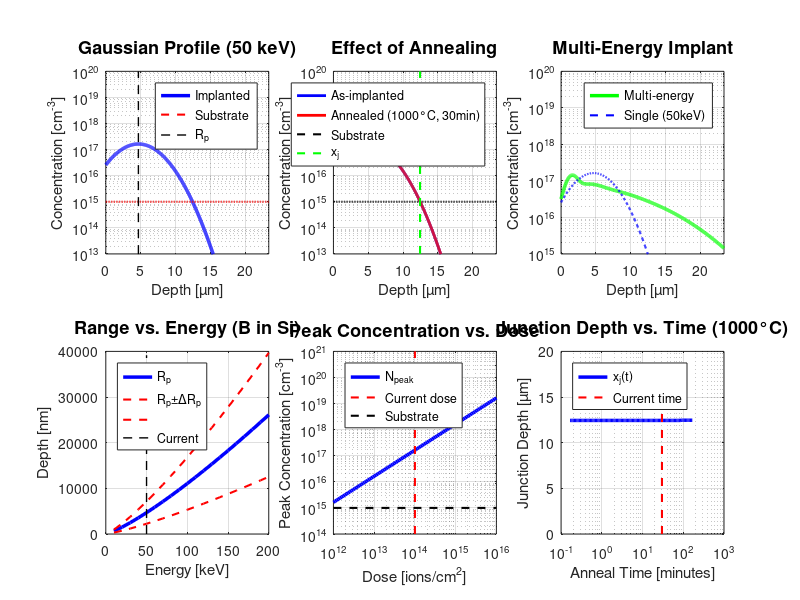

Source code (MATLAB): (Note: this script raises an error after producing the figure.)
%% Ion Implantation Profile Analysis
% ====================================
%
% Simulates dopant concentration profiles from ion implantation
% using Gaussian and Pearson-IV distributions. Includes:
% - Range and straggle calculations
% - Gaussian and dual-Pearson profiles
% - Multi-energy implants
% - Annealing effects (diffusion)
% - Junction depth calculation
%
% Author: Silicon Fabrication Handbook
% License: MIT
% Date: January 2026

clear; close all; clc;

fprintf('==============================================================\n');
fprintf('Ion Implantation Profile Analysis\n');
fprintf('==============================================================\n\n');

%% Physical Constants
q = 1.602e-19;          % Elementary charge [C]
k_B = 1.381e-23;        % Boltzmann constant [J/K]

%% Implantation Parameters

% Dopant species (Boron for p-type)
dopant = 'Boron';
M_dopant = 11;          % Atomic mass [amu]
Z_dopant = 5;           % Atomic number

% Target (Silicon)
M_target = 28;          % Si atomic mass [amu]

% Implant conditions
E_implant = 50;         % Implant energy [keV]
dose = 1e14;            % Dose [ions/cm²]
tilt_angle = 7;         % Wafer tilt [degrees] (prevents channeling)

% Substrate
N_substrate = 1e15;     % Background doping [cm⁻³]

fprintf('Implantation Parameters:\n');
fprintf('  Dopant: %s (M=%d amu, Z=%d)\n', dopant, M_dopant, Z_dopant);
fprintf('  Energy: %d keV\n', E_implant);
fprintf('  Dose: %.1e ions/cm²\n', dose);
fprintf('  Tilt angle: %d°\n', tilt_angle);
fprintf('  Substrate doping: %.1e cm⁻³\n\n', N_substrate);

%% Range and Straggle Calculation (LSS Theory)

% Projected range R_p and straggle ΔR_p (empirical for B in Si)
% Based on SRIM/TRIM data

if strcmp(dopant, 'Boron')
    % Empirical fit for Boron in Silicon
    R_p = 3.66e-6 * E_implant^1.24;      % [cm]
    Delta_Rp = 0.52 * R_p;               % [cm]
elseif strcmp(dopant, 'Phosphorus')
    R_p = 2.5e-6 * E_implant^1.2;
    Delta_Rp = 0.45 * R_p;
elseif strcmp(dopant, 'Arsenic')
    R_p = 1.8e-6 * E_implant^1.1;
    Delta_Rp = 0.35 * R_p;
else
    % Generic formula
    R_p = 3e-6 * E_implant^1.2;
    Delta_Rp = 0.5 * R_p;
end

fprintf('LSS Theory Results:\n');
fprintf('  Projected range R_p: %.2f nm\n', R_p*1e7);
fprintf('  Straggle ΔR_p: %.2f nm\n', Delta_Rp*1e7);
fprintf('  Peak concentration: %.2e cm⁻³\n\n', dose/(sqrt(2*pi)*Delta_Rp));

%% Depth Profile (Gaussian Distribution)

% Depth array
x = linspace(0, 5*R_p, 1000);  % Depth [cm]

% Gaussian profile
N_gaussian = (dose / (sqrt(2*pi) * Delta_Rp)) * ...
             exp(-0.5 * ((x - R_p) / Delta_Rp).^2);

% Peak concentration
N_peak = dose / (sqrt(2*pi) * Delta_Rp);

%% Multi-Energy Implant (for uniform profiles)

% Multiple energies to create box-like profile
energies = [20, 40, 60, 80, 100];  % [keV]
doses_multi = [2e13, 2e13, 2e13, 2e13, 2e13];  % [ions/cm²]

N_multi = zeros(size(x));

for i = 1:length(energies)
    E_i = energies(i);
    dose_i = doses_multi(i);
    
    % Calculate range and straggle for each energy
    R_p_i = 3.66e-6 * E_i^1.24;
    Delta_Rp_i = 0.52 * R_p_i;
    
    % Add Gaussian profile
    N_multi = N_multi + (dose_i / (sqrt(2*pi) * Delta_Rp_i)) * ...
              exp(-0.5 * ((x - R_p_i) / Delta_Rp_i).^2);
end

%% Annealing and Diffusion

% Annealing conditions
T_anneal = 1000 + 273;  % Temperature [K] (1000°C)
t_anneal = 30 * 60;     % Time [s] (30 minutes)

% Diffusion coefficient (Arrhenius)
D_0 = 0.76;             % Pre-exponential factor [cm²/s] for B in Si
E_a = 3.46;             % Activation energy [eV]
D = D_0 * exp(-E_a / (k_B * T_anneal / q));  % [cm²/s]

% Diffusion length
L_diff = sqrt(2 * D * t_anneal);  % [cm]

% Annealed profile (convolution with Gaussian diffusion kernel)
Delta_total = sqrt(Delta_Rp^2 + L_diff^2);
N_annealed = (dose / (sqrt(2*pi) * Delta_total)) * ...
             exp(-0.5 * ((x - R_p) / Delta_total).^2);

fprintf('Annealing Parameters:\n');
fprintf('  Temperature: %.0f°C\n', T_anneal - 273);
fprintf('  Time: %.0f minutes\n', t_anneal/60);
fprintf('  Diffusion coefficient D: %.2e cm²/s\n', D);
fprintf('  Diffusion length: %.2f nm\n', L_diff*1e7);
fprintf('  Total straggle after anneal: %.2f nm\n\n', Delta_total*1e7);

%% Junction Depth Calculation

% Find junction depth (where N = N_substrate)
idx_junction = find(N_annealed >= N_substrate, 1, 'last');
if ~isempty(idx_junction)
    x_j = x(idx_junction);
    fprintf('Junction Depth:\n');
    fprintf('  x_j = %.3f µm\n\n', x_j*1e4);
else
    x_j = NaN;
    fprintf('Junction depth: Not found (dose too low)\n\n');
end

%% Sheet Resistance

% Sheet resistance calculation
R_sheet = 1 / (q * trapz(x, N_annealed * 400));  % Assume mobility = 400 cm²/V·s

fprintf('Electrical Properties:\n');
fprintf('  Sheet resistance R_s: %.1f Ω/sq\n\n', R_sheet);

%% Plotting

figure('Position', [100, 100, 1400, 900]);

% Plot 1: Single Energy Gaussian Profile
subplot(2, 3, 1);
semilogy(x*1e4, N_gaussian, 'b-', 'LineWidth', 2.5);
hold on;
semilogy(x*1e4, N_substrate*ones(size(x)), 'r--', 'LineWidth', 1.5);
semilogy([R_p*1e4, R_p*1e4], [1e12, 1e20], 'k--', 'LineWidth', 1);
xlabel('Depth [µm]', 'FontSize', 11);
ylabel('Concentration [cm^{-3}]', 'FontSize', 11);
title(sprintf('Gaussian Profile (%d keV)', E_implant), 'FontSize', 13, 'FontWeight', 'bold');
grid on;
legend('Implanted', 'Substrate', 'R_p', 'Location', 'northeast');
xlim([0, max(x)*1e4]);
ylim([1e13, 1e20]);

% Plot 2: As-Implanted vs Annealed
subplot(2, 3, 2);
semilogy(x*1e4, N_gaussian, 'b-', 'LineWidth', 2);
hold on;
semilogy(x*1e4, N_annealed, 'r-', 'LineWidth', 2);
semilogy(x*1e4, N_substrate*ones(size(x)), 'k--', 'LineWidth', 1.5);
if ~isnan(x_j)
    semilogy([x_j*1e4, x_j*1e4], [1e13, 1e20], 'g--', 'LineWidth', 1.5);
end
xlabel('Depth [µm]', 'FontSize', 11);
ylabel('Concentration [cm^{-3}]', 'FontSize', 11);
title('Effect of Annealing', 'FontSize', 13, 'FontWeight', 'bold');
grid on;
legend('As-implanted', sprintf('Annealed (%.0f°C, %.0fmin)', T_anneal-273, t_anneal/60), ...
       'Substrate', 'x_j', 'Location', 'northeast');
xlim([0, max(x)*1e4]);
ylim([1e13, 1e20]);

% Plot 3: Multi-Energy Implant
subplot(2, 3, 3);
semilogy(x*1e4, N_multi, 'g-', 'LineWidth', 2.5);
hold on;
semilogy(x*1e4, N_gaussian, 'b--', 'LineWidth', 1.5);
xlabel('Depth [µm]', 'FontSize', 11);
ylabel('Concentration [cm^{-3}]', 'FontSize', 11);
title('Multi-Energy Implant', 'FontSize', 13, 'FontWeight', 'bold');
grid on;
legend('Multi-energy', sprintf('Single (%dkeV)', E_implant), 'Location', 'northeast');
xlim([0, max(x)*1e4]);
ylim([1e15, 1e20]);

% Plot 4: Energy vs Range
subplot(2, 3, 4);
E_range = 10:10:200;  % Energy range [keV]
R_p_range = 3.66e-6 * E_range.^1.24;
Delta_Rp_range = 0.52 * R_p_range;

plot(E_range, R_p_range*1e7, 'b-', 'LineWidth', 2.5);
hold on;
plot(E_range, (R_p_range + Delta_Rp_range)*1e7, 'r--', 'LineWidth', 1.5);
plot(E_range, (R_p_range - Delta_Rp_range)*1e7, 'r--', 'LineWidth', 1.5);
plot([E_implant, E_implant], [0, max(R_p_range)*1e7*1.5], 'k--', 'LineWidth', 1);
xlabel('Energy [keV]', 'FontSize', 11);
ylabel('Depth [nm]', 'FontSize', 11);
title('Range vs. Energy (B in Si)', 'FontSize', 13, 'FontWeight', 'bold');
grid on;
legend('R_p', 'R_p±ΔR_p', '', 'Current', 'Location', 'northwest');

% Plot 5: Dose vs Peak Concentration
subplot(2, 3, 5);
dose_range = logspace(12, 16, 100);
N_peak_range = dose_range / (sqrt(2*pi) * Delta_Rp);

loglog(dose_range, N_peak_range, 'b-', 'LineWidth', 2.5);
hold on;
loglog([dose, dose], [1e14, 1e21], 'r--', 'LineWidth', 1.5);
loglog([1e12, 1e16], [N_substrate, N_substrate], 'k--', 'LineWidth', 1.5);
xlabel('Dose [ions/cm^2]', 'FontSize', 11);
ylabel('Peak Concentration [cm^{-3}]', 'FontSize', 11);
title('Peak Concentration vs. Dose', 'FontSize', 13, 'FontWeight', 'bold');
grid on;
legend('N_{peak}', 'Current dose', 'Substrate', 'Location', 'northwest');

% Plot 6: Diffusion Time vs Junction Depth
subplot(2, 3, 6);
t_range = logspace(1, 4, 100);  % 10s to 10000s
x_j_range = zeros(size(t_range));

for i = 1:length(t_range)
    L_diff_i = sqrt(2 * D * t_range(i));
    Delta_total_i = sqrt(Delta_Rp^2 + L_diff_i^2);
    N_temp = (dose / (sqrt(2*pi) * Delta_total_i)) * ...
             exp(-0.5 * ((x - R_p) / Delta_total_i).^2);
    idx = find(N_temp >= N_substrate, 1, 'last');
    if ~isempty(idx)
        x_j_range(i) = x(idx);
    else
        x_j_range(i) = NaN;
    end
end

semilogx(t_range/60, x_j_range*1e4, 'b-', 'LineWidth', 2.5);
hold on;
semilogx([t_anneal/60, t_anneal/60], [0, max(x_j_range)*1e4*1.2], 'r--', 'LineWidth', 1.5);
xlabel('Anneal Time [minutes]', 'FontSize', 11);
ylabel('Junction Depth [µm]', 'FontSize', 11);
title(sprintf('Junction Depth vs. Time (%.0f°C)', T_anneal-273), 'FontSize', 13, 'FontWeight', 'bold');
grid on;
legend('x_j(t)', 'Current time', 'Location', 'northwest');

sgtitle('Ion Implantation Profile Analysis', 'FontSize', 15, 'FontWeight', 'bold');

%% Save Figure
if ~exist('images', 'dir')
    mkdir('images');
end
saveas(gcf, 'images/ion_implant_profile.png');
fprintf('✓ Saved: images/ion_implant_profile.png\n\n');

%% Summary Report

fprintf('==============================================================\n');
fprintf('Summary Report\n');
fprintf('==============================================================\n\n');

fprintf('Implantation Results:\n');
fprintf('  Projected range R_p: %.2f nm\n', R_p*1e7);
fprintf('  Straggle ΔR_p: %.2f nm\n', Delta_Rp*1e7);
fprintf('  Peak concentration: %.2e cm⁻³\n', N_peak);
fprintf('  Surface concentration: %.2e cm⁻³\n', N_gaussian(1));

fprintf('\nPost-Annealing Results:\n');
fprintf('  Diffusion coefficient: %.2e cm²/s\n', D);
fprintf('  Diffusion length: %.2f nm\n', L_diff*1e7);
fprintf('  Total straggle: %.2f nm\n', Delta_total*1e7);
if ~isnan(x_j)
    fprintf('  Junction depth x_j: %.3f µm\n', x_j*1e4);
end
fprintf('  Sheet resistance: %.1f Ω/sq\n', R_sheet);

fprintf('\nDose Distribution:\n');
fprintf('  Total implanted dose: %.2e ions/cm²\n', dose);
dose_integrated = trapz(x, N_annealed);
fprintf('  Integrated dose (after anneal): %.2e ions/cm²\n', dose_integrated);
fprintf('  Dose retention: %.1f%%\n', dose_integrated/dose*100);

fprintf('\n==============================================================\n');

%% Design Guidelines

fprintf('\nDesign Guidelines:\n');
fprintf('──────────────────────────────────────────────────────────────\n');
fprintf('Energy Selection:\n');
fprintf('  • Low energy (5-20 keV): Shallow junctions (<50 nm)\n');
fprintf('  • Medium energy (20-80 keV): Source/drain extensions\n');
fprintf('  • High energy (80-200 keV): Deep wells, buried layers\n\n');

fprintf('Dose Selection:\n');
fprintf('  • Low dose (1e12-1e13 cm⁻²): Threshold adjust, lightly doped\n');
fprintf('  • Medium dose (1e13-1e14 cm⁻²): LDD, moderate doping\n');
fprintf('  • High dose (1e15-1e16 cm⁻²): Source/drain, heavily doped\n\n');

fprintf('Annealing Considerations:\n');
fprintf('  • RTA (Rapid Thermal Anneal): 1000-1100°C, 1-30 seconds\n');
fprintf('  • Spike anneal: >1100°C, <1 second (minimal diffusion)\n');
fprintf('  • Furnace anneal: 800-1000°C, 10-60 minutes (more diffusion)\n\n');

fprintf('Tilt Angle:\n');
fprintf('  • 0°: Maximum channeling (avoid!)\n');
fprintf('  • 7°: Standard tilt (compromise)\n');
fprintf('  • Quad implant (4×7°): Minimize channeling completely\n\n');

fprintf('Typical Junction Depths:\n');
fprintf('  • Ultra-shallow (14nm node): 5-15 nm\n');
fprintf('  • Shallow (65nm node): 30-60 nm\n');
fprintf('  • Moderate (180nm node): 100-200 nm\n');
fprintf('  • Deep wells: 1-3 µm\n');
fprintf('──────────────────────────────────────────────────────────────\n');

fprintf('\n==============================================================\n');
fprintf('Analysis complete!\n');
fprintf('==============================================================\n');